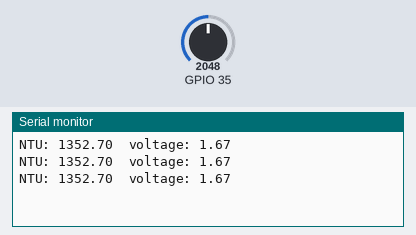
Recording of a sketch running on a simulated ESP32. Shown: the last lines printed to the serial monitor. The inputs (shaded band) are chosen by the test bench; at power-on: GPIO 35 = 2048.

Above: at 1.3 s.
1.4 s: GPIO 35 set to 2866
At 1.9 s:
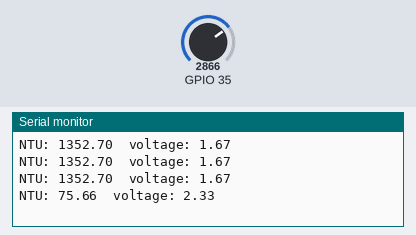
2.9 s: GPIO 35 set to 3603
At 3.4 s:
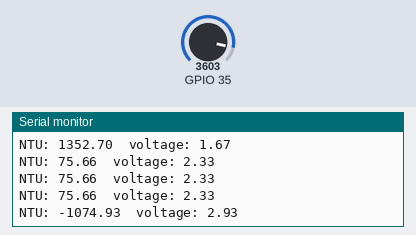
Timing chart, 0 to 5.9 s (numbered marks = the images above; inputs shaded):
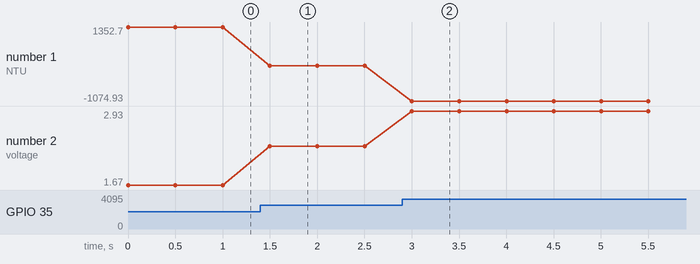

Measured:
- after the input at 1.4 s, the serial monitor: prints a new line after 0.10 s (image 1)
- after the input at 2.9 s, the serial monitor: prints a new line after 0.10 s (image 2)
- plotted number 1: 1352.7 → 75.66 after the input at 1.4 s, 75.66 → -1074.93 after the input at 2.9 s
- plotted number 2: 1.67 → 2.33 after the input at 1.4 s, 2.33 → 2.93 after the input at 2.9 s

The sketch:

NTU.ino
```cpp
void setup() {
  Serial.begin(9600); //Baud rate: 9600
}
void loop() {
  int sensorValue = analogRead(35);// read the input on analog pin 0:
  float voltage = sensorValue * (3.33 / 4095.0); // Convert the analog reading (which goes from 0 - 1023) to a voltage (0 - 5V):
  //float ntu = map(voltage, 0, 2.37, 4550, 0);
  float ntu = -1919.83*voltage+4550;
  Serial.print("NTU: "+ String(ntu));
  Serial.println("  voltage: "+String(voltage)); // print out the value you read:
  delay(500);
}
//2.37-0
```
